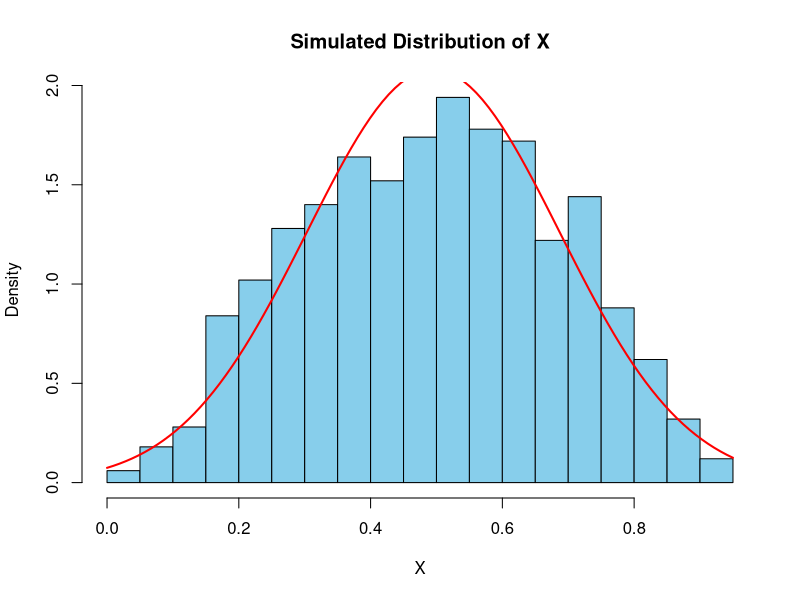

Reproduce this figure in R.
# Define the density function h(x)
h <- function(y) {
  return(30 * (y^2 - 2 * y^3 + y^4))
}

# Define the calculated constant c
c <- 1.875

# Generate random variable using rejection-acceptance method
generate_X <- function(n) {
  X <- numeric(n)
  count_accept <- 0
  
  while (count_accept < n) {
    y <- runif(1)  # Generate a uniform random variable y
    
    # Generate a uniform random variable u2 for acceptance-rejection
    u2 <- runif(1)
    
    # Check acceptance condition
    if (u2 <= h(y)/c) {
      X[count_accept + 1] <- y
      count_accept <- count_accept + 1
    }
  }
  
  return(X)
}

# Simulate 1000 samples
simulations <- generate_X(1000)

# Create density plot
hist(simulations, breaks = 30, col='skyblue', freq = FALSE, main = "Simulated Distribution of X", xlab = "X", ylab = "Density")
curve(dnorm(x, mean(simulations), sd(simulations)), col = "red", lwd = 2, add = TRUE, yaxt = "n")
